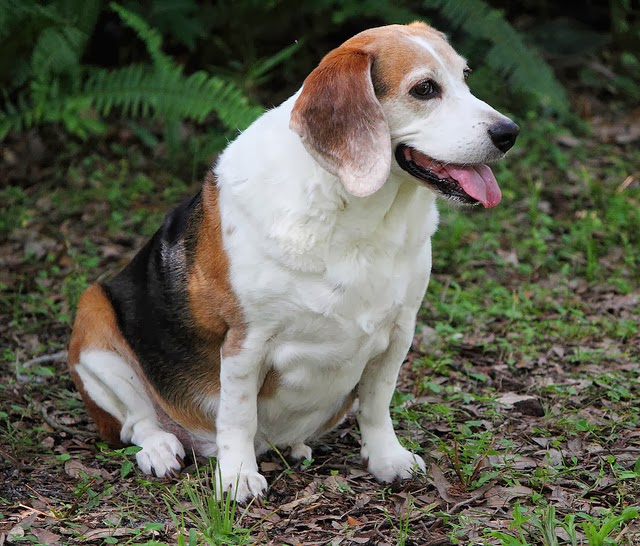
#> input picture 03-Python/imgs/beagle.jpg, 640 x 546 px
$ python main.py --img_file ../03-Python/imgs/beagle.jpg   (older library calls are emulated)
#> lines starting #> are read from the running program, lines starting #| are printed output that depends on the picture; after the words box and inside, x2 and y2 are one past the last pixel; in counts of white or black regions, pixels touching at a corner belong together
#> further down, img is the input picture: shape (546, 640, 3); mean R, G, B 95, 95.8, 81
### 06-Segmentation/Segment.py
#!/home/asvolcinschi/anaconda3/bin/ipython

import warnings
warnings.filterwarnings("ignore")

import numpy as np
from skimage import io,color
import math

def segmentByClustering(rgbImage, colorSpace, clusteringMethod, numberOfClusters):
    if colorSpace.lower() in ['rgb', 'lab', 'hsv', 'rgb+xy', 'lab+xy', 'hsv+xy']:
        if len(colorSpace) > 3:
            colorSpaceTemp = colorSpace.split("+")
            colorSpace = colorSpaceTemp[0]+colorSpaceTemp[1]
        imageAverage = eval(colorSpace)(rgbImage)
    else:
        raise Exception("Invalid colorSpace argument")

    if clusteringMethod.lower() in ['kmeans', 'gmm', 'hierarchical', 'watershed']:
        temp = eval(clusteringMethod)(imageAverage,numberOfClusters)
        seg = temp.reshape(rgbImage.shape[0],rgbImage.shape[1])
    else:
        raise Exception("Invalid clusteringMethod argument")


    return seg

def rgb(image):
    return(norm(image))

def lab(image):
    image = color.rgb2lab(image)
    return(norm(image))

def hsv(image):
    image = color.rgb2hsv(image)
    return(norm(image))

def rgbxy(image):
    return(norm(addxy(image)))

def labxy(image):
    image = color.rgb2lab(image)
    return(norm(addxy(image)))

def hsvxy(image):
    image = color.rgb2hsv(image)
    return(norm(addxy(image)))

# [7 lines left out: function addxy, not called in this run]

def norm(image):
    for channel in range(0,image.shape[2]):
        maximum = np.max(image[:,:,channel])
        minimum = np.min(image[:,:,channel])
        newMaximum = 255
        newMinimum = 0
        for i in range(0,image.shape[0]):
            for j in range(0,image.shape[1]):
                image[i,j,channel] = math.floor(((newMaximum - newMinimum)*\
                    (image[i,j,channel]-minimum))/(maximum-minimum))+newMinimum

    newImage = np.zeros((image.shape[0],image.shape[1]))
    for i in range(0,image.shape[0]):
        for j in range(0,image.shape[1]):
            newImage[i,j] = np.average(image[i,j,:])
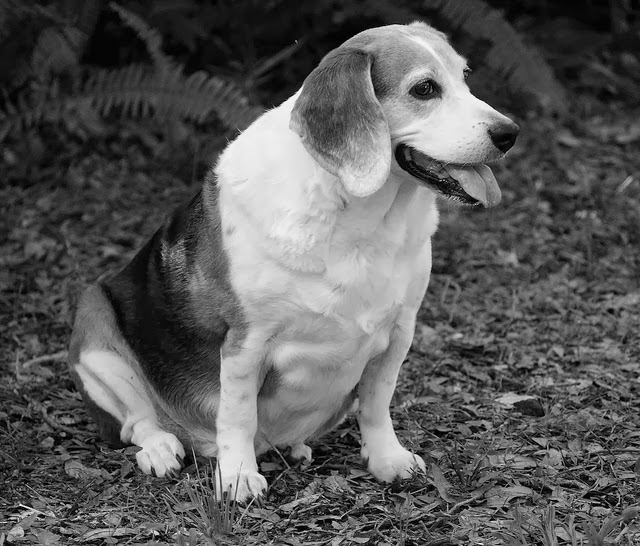
#> newImage: shape (546, 640) float64; min 0, max 253.7, mean 90.6

    return newImage

# [31 lines left out: functions kmeans, gmm, hierarchical, not called in this run]

def watershed(data,k):
#> called with k = 4
    from skimage.feature import peak_local_max
    temp = 255*np.ones(data.shape)
    noK = True
    count = 0
    while noK:
        local_max = peak_local_max(temp-data,num_peaks=k+count,indices=False)
        from skimage.morphology import watershed
        import scipy.ndimage as ndi
        markers = ndi.label(local_max)[0]
        labels = watershed(data,markers)
        labels = labels - np.ones(data.shape)
        labels = labels.astype(np.int64)
        if (len(np.unique(labels))) == k:
            noK = False
        count += 1
#> this loop made 1 pass
#> pass 1, in watershed, `local_max = peak_local_max(temp-data,num_peaks=k+count,indices=False)`:
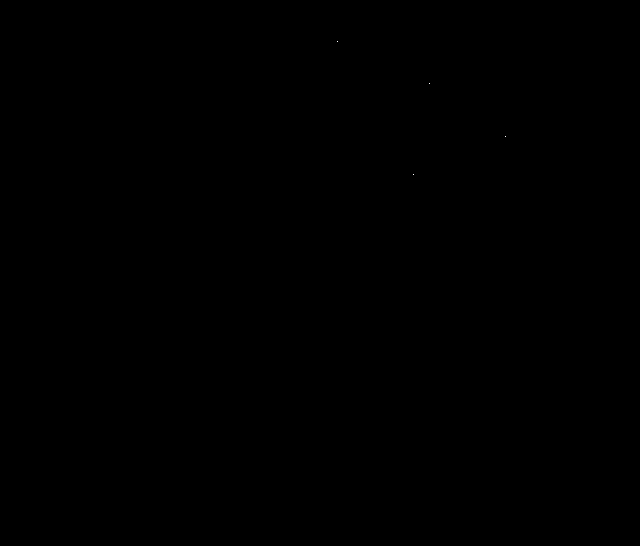
#> local_max: shape (546, 640) bool; 0% white in thin lines or dots, all inside (x1, y1, x2, y2) = (337, 41, 506, 175)
#> pass 1, in watershed, `labels = watershed(data,markers)`:
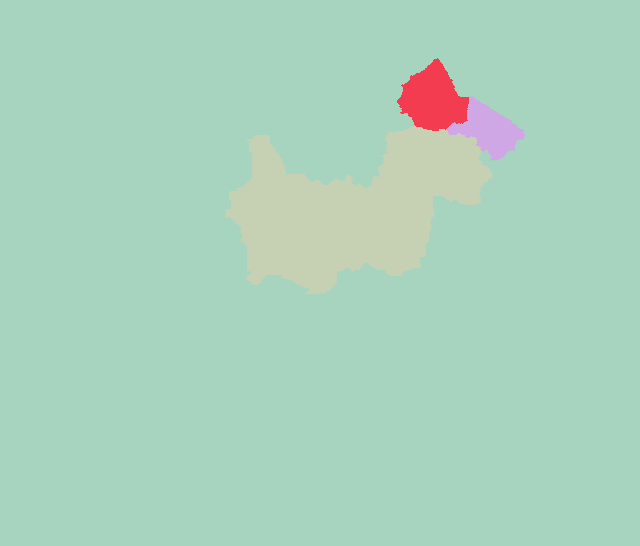
#> labels: shape (546, 640) int32; 4 distinct labels, from 1 to 4; one colour per label, 0 black
#> pass 1, in watershed, `labels = labels - np.ones(data.shape)`:
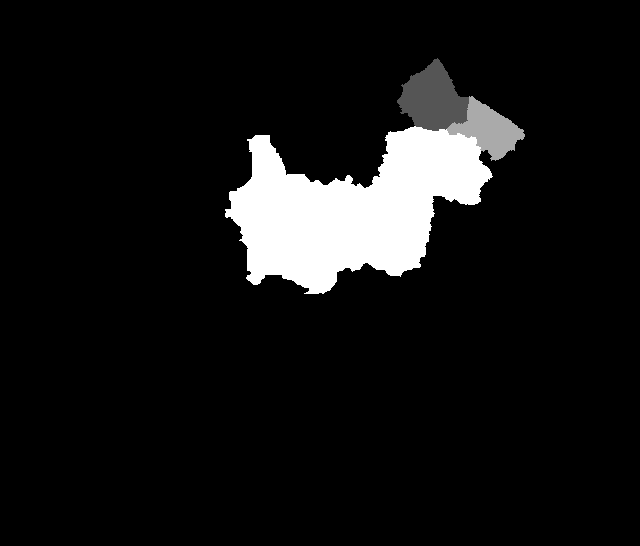
#> labels: shape (546, 640) float64; min 0, max 3, mean 0.242; drawn with min black and max white
#> after the loop:
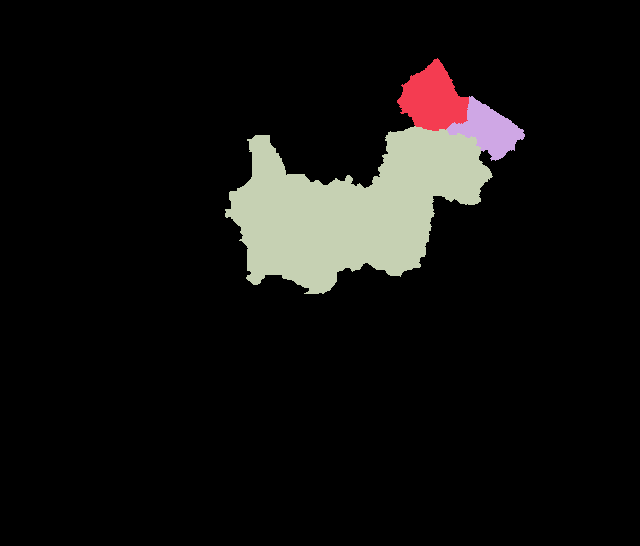
#> labels: shape (546, 640) int64; 4 distinct labels, from 0 to 3; one colour per label, 0 black
#> after the loop, count = 1
    return labels

### 06-Segmentation/main.py
#!/home/asvolcinschi/anaconda3/bin/ipython

def imshow(img, seg, title='Image'):
#> called with title = 'Prediction'
    import matplotlib.pyplot as plt
    plt.imshow(img, cmap=plt.get_cmap('gray'))
    plt.imshow(seg, cmap=plt.get_cmap('rainbow'), alpha=0.5)
    cb = plt.colorbar()
    cb.set_ticks(range(seg.max()+1))
    plt.title(title)
    plt.axis('off')
    plt.show()
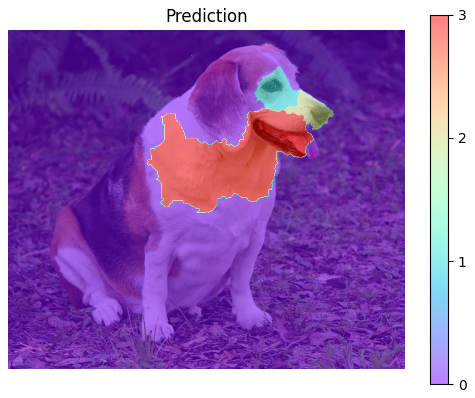
#> figure drawn by matplotlib, 2 panels

def groundtruth(img_file):
    import scipy.io as sio
    img = imageio.imread(img_file)
#> (the run stopped early here; a loop or call above may not have finished)
